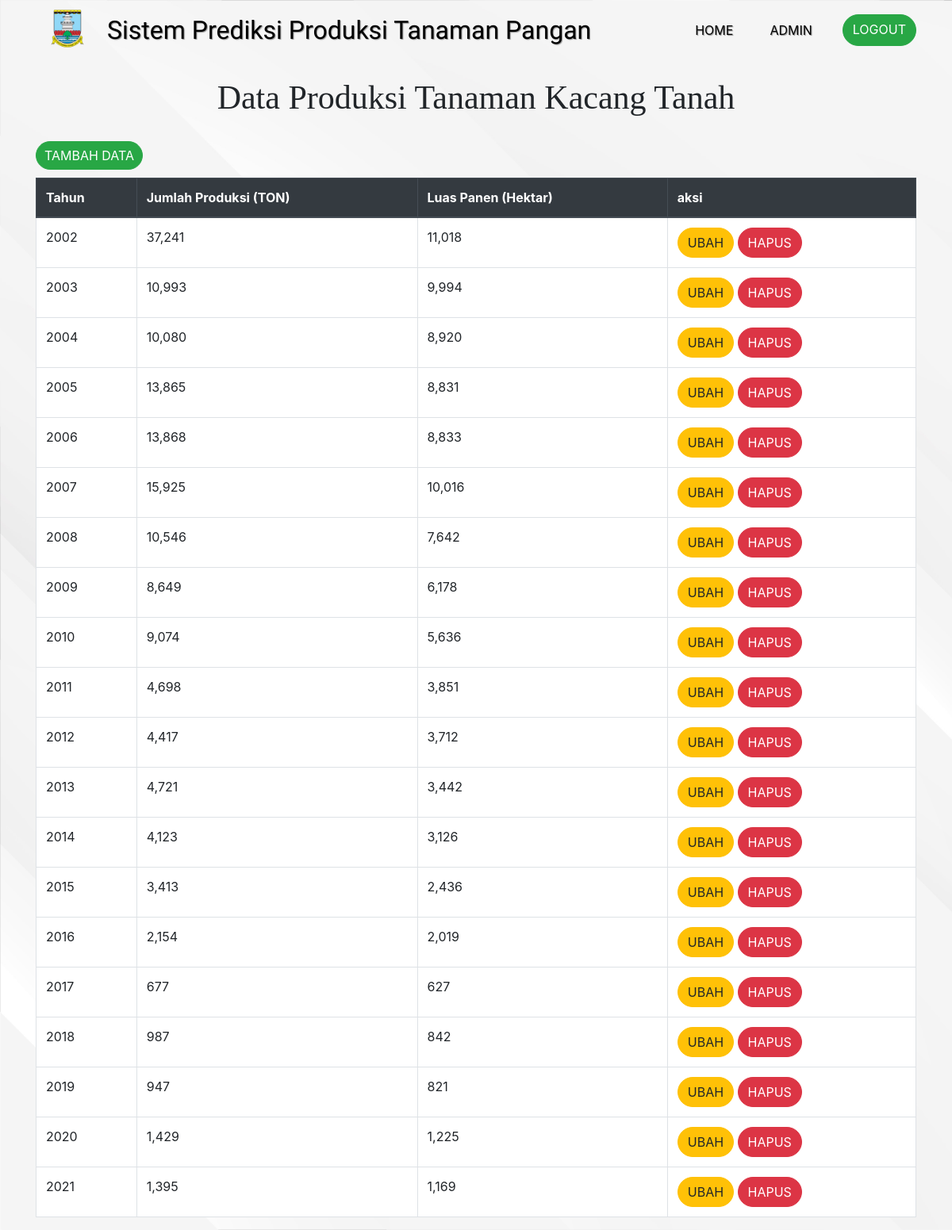
Page /admin/kacangtanah/kacangtanah.php (signed in) on the committed database.
### tables this page shows
CREATE TABLE `kacang_tanah` (
  `id_kacangT` int(11) NOT NULL,
  `tahun` int(11) NOT NULL,
  `produksi` int(11) NOT NULL,
  `LuasPanen` int(200) NOT NULL
);

### function/functions.php (called while the page is built, shortened)
<?php
$conn = mysqli_connect("localhost", "root", "", "prediksi2.0");
function query($query)
{
    global $conn;
    $result = mysqli_query($conn, $query);
    $rows = [];
    while ($row = mysqli_fetch_assoc($result)) {
        $rows[] = $row;
    }
    return $rows;
}

### admin/kacangtanah/kacangtanah.php (the view, shortened to what this page needs)
<?php
require '../../function/functions.php';
$data = query("SELECT * FROM kacang_tanah ORDER BY tahun");
?>
<!doctype html>
<html lang="en">
<head>
    <link rel="stylesheet" href="../../bootstrap/css/bootstrap.min.css">
    <link rel="stylesheet" href="../css/data.css">
</head>
<body>
    <nav class="navbar navbar-expand-lg navbar-light">
        <div class="container">
            <img src="../../logodinaskabserang/Serang.png" alt="logo">
            <a class="navbar-brand" href="">Sistem Prediksi Produksi Tanaman Pangan</a>
            <div class="collapse navbar-collapse" id="navbarNavAltMarkup">
                <div class="navbar-nav ml-auto">
                    <a class="nav-item nav-link active" href="../admin-page.php">Home</a>
                    <a class="nav-item nav-link" href="../dataadmin.php">admin</a>
                    <a class="nav-item btn btn-success tombol" href="../logout.php">logout</a>
                </div>
            </div>
        </div>
    </nav>
    <div class="container">
        <h1 class="header">data produksi tanaman kacang tanah</h1>
        <a class="nav-item btn btn-success add" href="tambah.php">tambah data</a>
        <table class="table table-bordered">
            <thead class="thead-dark">
                <tr>
                    <th scope="col">Tahun</th>
                    <th scope="col">Jumlah Produksi (TON)</th>
                    <th scope="col">Luas Panen (Hektar)</th>
                    <th scope="col">aksi</th>
                </tr>
            </thead>
            <tbody>
                <?php foreach ($data as $dt) : ?>
                    <tr>
                        <td><?= $dt["tahun"]; ?></td>
                        <td><?= number_format($dt["produksi"]); ?></td>
                        <td><?= number_format($dt["LuasPanen"]); ?></td>
                        <td><a class="btn btn-warning admin" href="ubah.php?id=<?= $dt["id_kacangT"]; ?>">ubah</a>
                            <a class="btn btn-danger admin" href="hapus.php?id=<?= $dt["id_kacangT"]; ?>">hapus</a>
                        </td>
                    </tr>
                <?php endforeach; ?>
            </tbody>
        </table>
    </div>
</body>
</html>

### admin/css/data.css (style rules this page uses)
body { background-image: url(../background/bgpage.jpg); background-size: cover; }
.navbar { position: relative; z-index: 1; }
.navbar-brand { font-family: viga; font-size: 16px; }
.navbar img { width: 50px; position: relative; }
.navbar .nav-link { text-align: center; }
.table { background-color: white; }
.table td { word-wrap: break-word; }
.tombol { text-transform: uppercase; border-radius: 40px; }
.admin { text-transform: uppercase; border-radius: 40px; font-size: 16px; margin-top: 10px; }
.add { text-transform: uppercase; border-radius: 40px; font-size: 16px; margin-right: 10px; padding: 5px 10px; margin-top: 10px; margin-bottom: 10px; }
.header { font-size: 42px; margin-top: 20px; text-align: center; text-transform: capitalize; font-family: poppins; margin-bottom: 20px; }
@media (min-width: 992px) { .navbar { padding-bottom: 10px; } }
@media (min-width: 992px) { .navbar-brand { font-size: 32px; } }
@media (min-width: 992px) { .navbar-brand, .nav-link { color: rgb(0, 0, 0) !important; text-shadow: 1px 1px 1px rgba(105, 105, 105, 0.7); } }
@media (min-width: 992px) { .navbar img { width: 80px; position: relative; bottom: 2px; margin-right: 10px; } }
@media (min-width: 992px) { .nav-link { text-transform: uppercase; margin-right: 30px; } }
@media (min-width: 992px) { .admin { margin-top: 0 !important; } }

### rows in the picture
kacang_tanah: tahun "2002", produksi "37,241", LuasPanen "11,018"
kacang_tanah: tahun "2003", produksi "10,993", LuasPanen "9,994"
kacang_tanah: tahun "2004", produksi "10,080", LuasPanen "8,920"
kacang_tanah: tahun "2005", produksi "13,865", LuasPanen "8,831"
kacang_tanah: tahun "2006", produksi "13,868", LuasPanen "8,833"
kacang_tanah: tahun "2007", produksi "15,925", LuasPanen "10,016"
kacang_tanah: tahun "2008", produksi "10,546", LuasPanen "7,642"
kacang_tanah: tahun "2009", produksi "8,649", LuasPanen "6,178"
kacang_tanah: tahun "2010", produksi "9,074", LuasPanen "5,636"
kacang_tanah: tahun "2011", produksi "4,698", LuasPanen "3,851"
kacang_tanah: tahun "2012", produksi "4,417", LuasPanen "3,712"
kacang_tanah: tahun "2013", produksi "4,721", LuasPanen "3,442"
kacang_tanah: tahun "2014", produksi "4,123", LuasPanen "3,126"
kacang_tanah: tahun "2015", produksi "3,413", LuasPanen "2,436"
kacang_tanah: tahun "2016", produksi "2,154", LuasPanen "2,019"
kacang_tanah: tahun "2017", produksi "677", LuasPanen "627"
kacang_tanah: tahun "2018", produksi "987", LuasPanen "842"
kacang_tanah: tahun "2019", produksi "947", LuasPanen "821"
kacang_tanah: tahun "2020", produksi "1,429", LuasPanen "1,225"
kacang_tanah: tahun "2021", produksi "1,395", LuasPanen "1,169"
